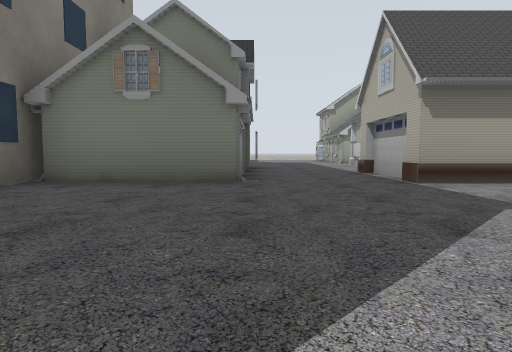
[1] (above)

24 first-person views from a walk through a robot-simulator world made for Gazebo. The camera is 0.72 m above the floor, tilts 4° down and sees 75° across. The floor is counted in squares, 2 m on a side. Each view is taken from the middle of a square. On the plan, view 1 faces up. The plan holds only what a view shows up to about 9 squares ahead; the rest is blank. The place goes on beyond the plan. Simple shapes stand in for some stock models. Some surface patterns are stand-ins.

[2]
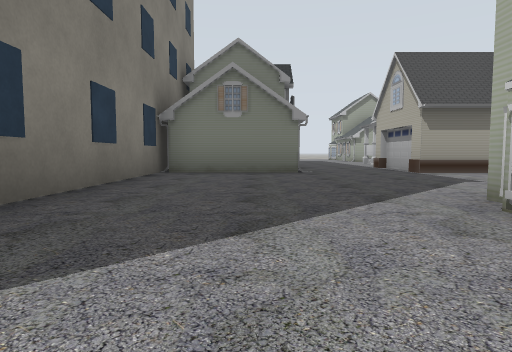

[3]
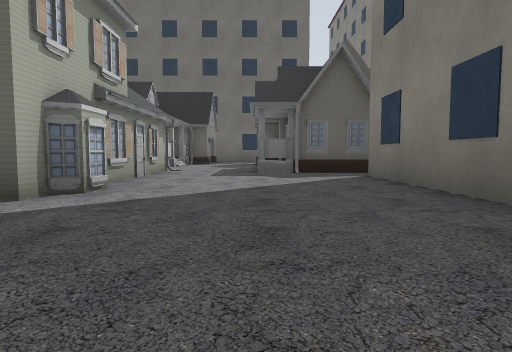

[4]
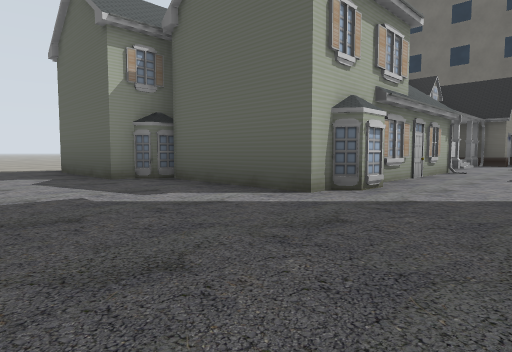

[5]
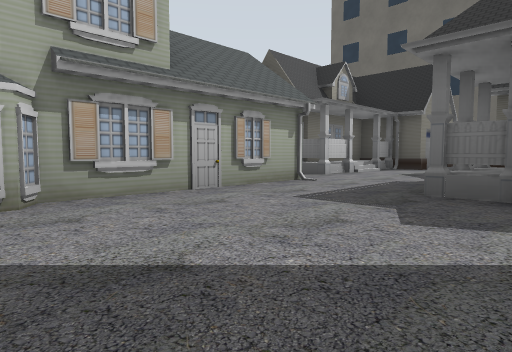

[6]
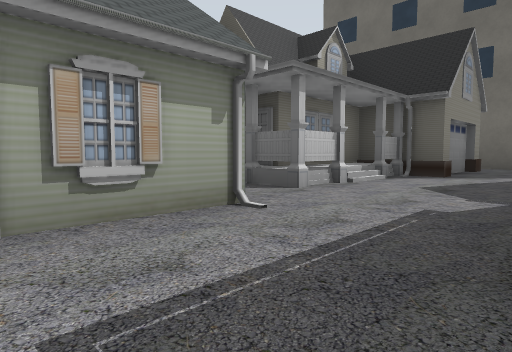

[7]
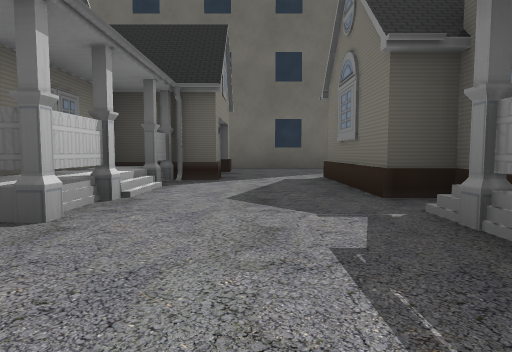

[8]
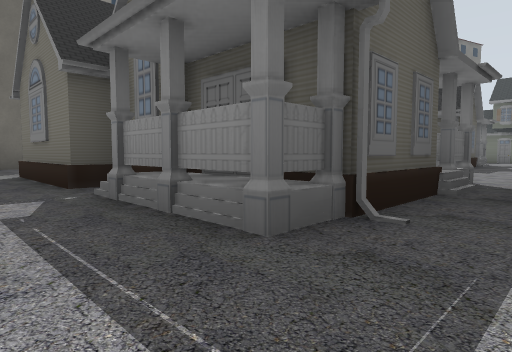

[9]
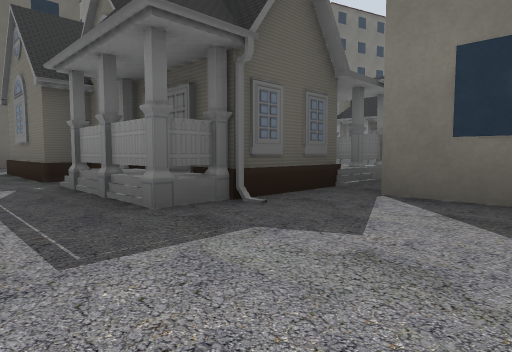

[10]
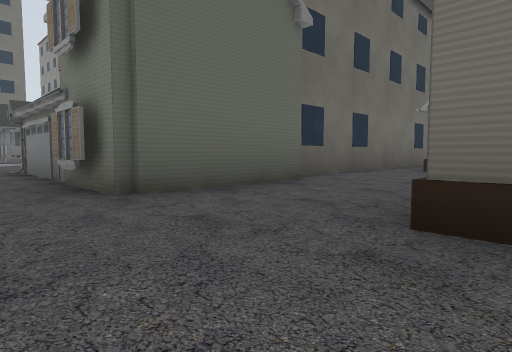

[11]
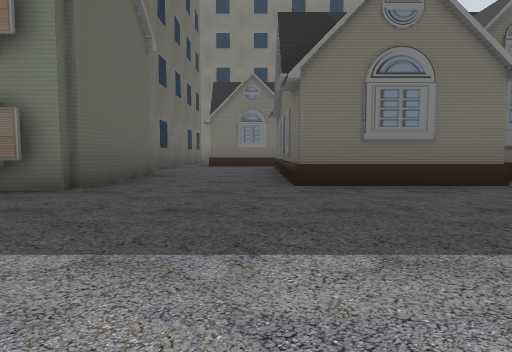

[12]
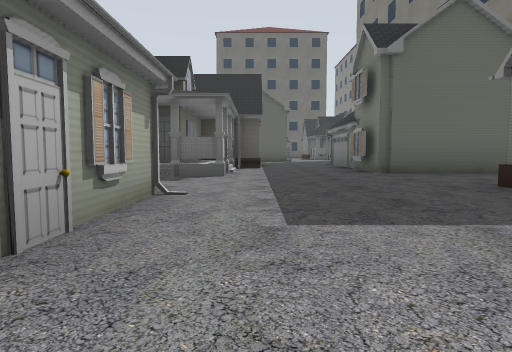

[13]
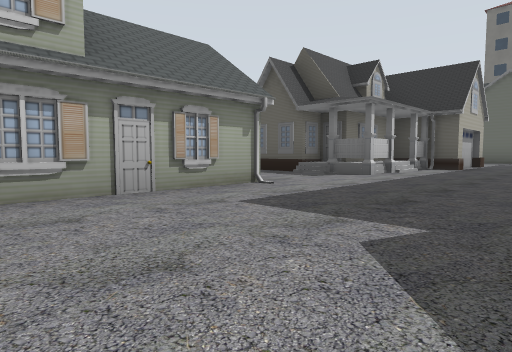

[14]
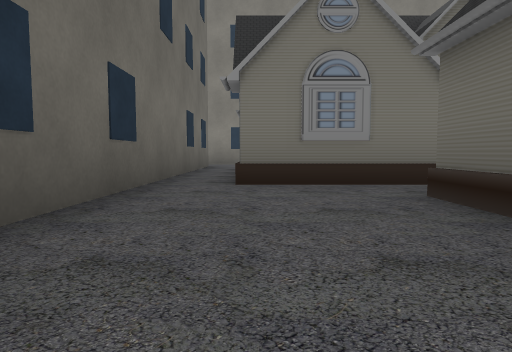

[15]
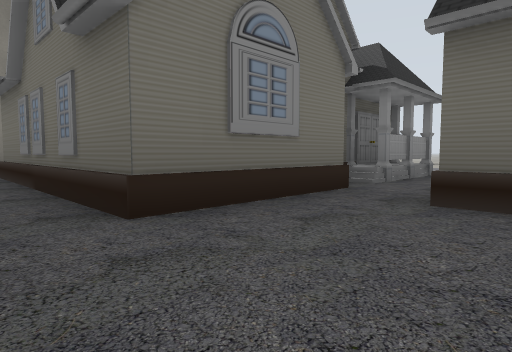

[16]
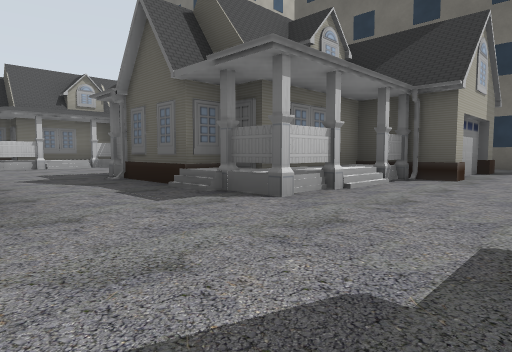

[17]
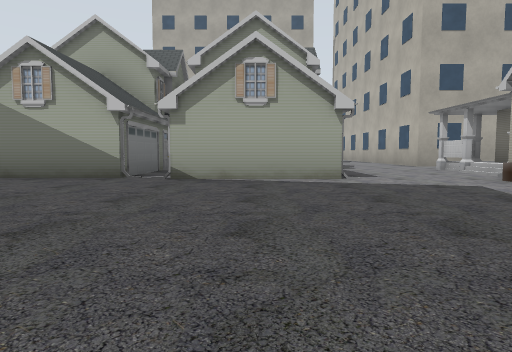

[18]
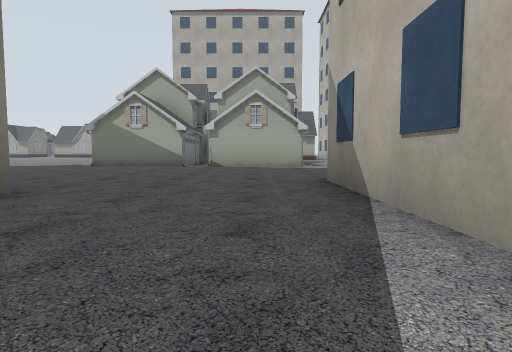

[19]
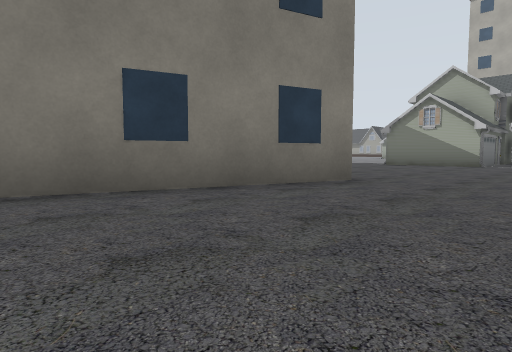

[20]
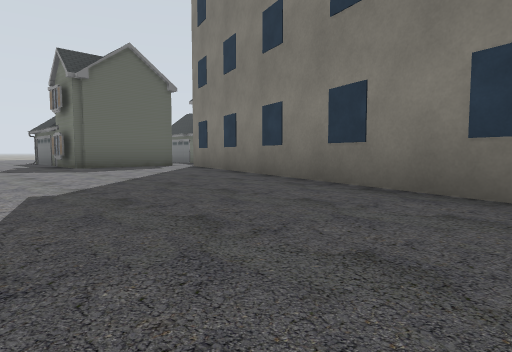

[21]
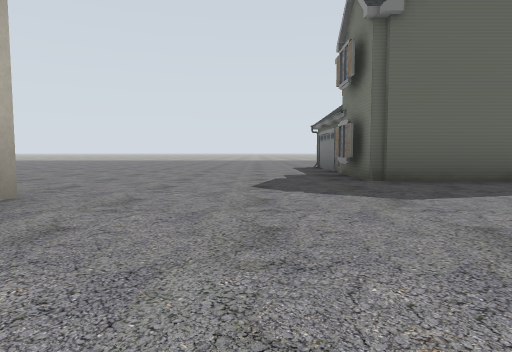

[22]
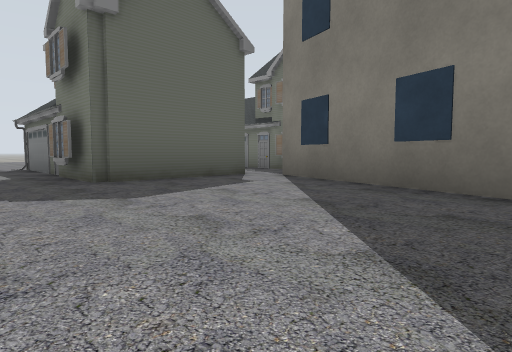

[23]
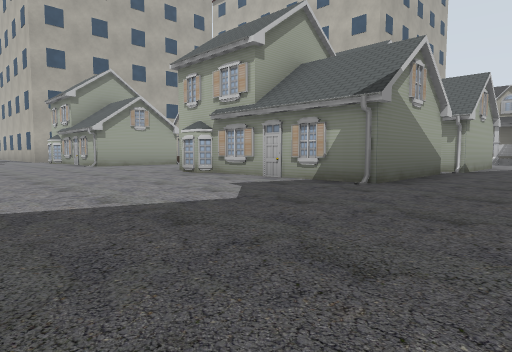

[24]
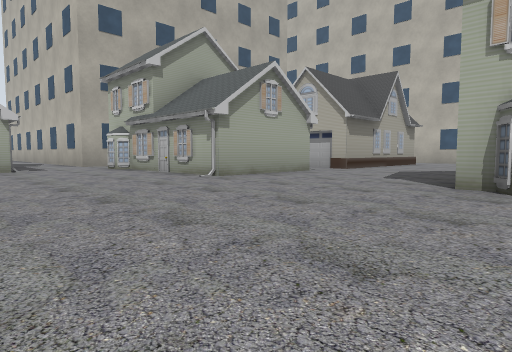

### Floor plan
Key: @ floor where view 1 was taken; . floor; H house; B building.
Columns run from 23 left of view 1 to 4 right of it. Each row starts with its distance up from view 1.
 14                       H...H
 13                 HH   H....HH
 12                 HH.   H...H
 11                 HH.HHHH...HH
 10                  H..........
  9              HHHHH........HH
  8              ........HHH..HH
  7   .B         BBBBBBB  HH..HH
  6   .BB               HHH..HHH
  5  H.HH                  H.HHH
  4  ...H               HHH..HH
  3  ...HH              B......
  2  ...   HH           B.......
  1 ...HHH.HHH          B......H
  0 ..........          B..@HHHH
 -1 ..........          B...H
 -2 ....HHH   ...BBB    B...HH
 -3 ....HHH  H.........HHHH.H
 -4 ....HHHHHH..HHHH...HHHH..
 -5 ....H.HH.H..HHHH ..HHH..HHH
 -6 ....HHHHHH..HHHH  HH HH.HHH
 -7 ............H        HH..HH
 -8 ............HH        H.HHH
 -9    .........H         ..HHH
-10     ...... .          ..
-11      ....B BBBB     BBBBBBBB
-12      B...B
-13      B...B
-14      B...B
-15     B....
-16     B....
-17     B....
-18     B....
-19    B.....
-20    B.....B
-21    B......
-22   .........
-23  H.HHH......
-24  H   H......
-25      H.......
-26      H.......

Positions as (right, up) in squares from view 1, and headings:
1: (0, 0), facing up
2: (-1, -2), facing up
3: (-1, 3), facing down
4: (-1, 3), facing down-right
5: (-2, 0), facing down-right
6: (-1, -2), facing down-right
7: (0, -3), facing down
8: (0, -2), facing down-left
9: (0, -1), facing down-left
10: (1, 11), facing down-left
11: (3, 10), facing left
12: (2, 14), facing down
13: (0, 14), facing down-right
14: (-2, 9), facing left
15: (-4, 8), facing up-left
16: (-13, -2), facing down-right
17: (-15, -11), facing up
18: (-15, -15), facing up
19: (-15, -16), facing up-left
20: (-15, -14), facing down-left
21: (-16, -18), facing down
22: (-16, -18), facing down-left
23: (-23, -8), facing up-right
24: (-23, -3), facing up-right
